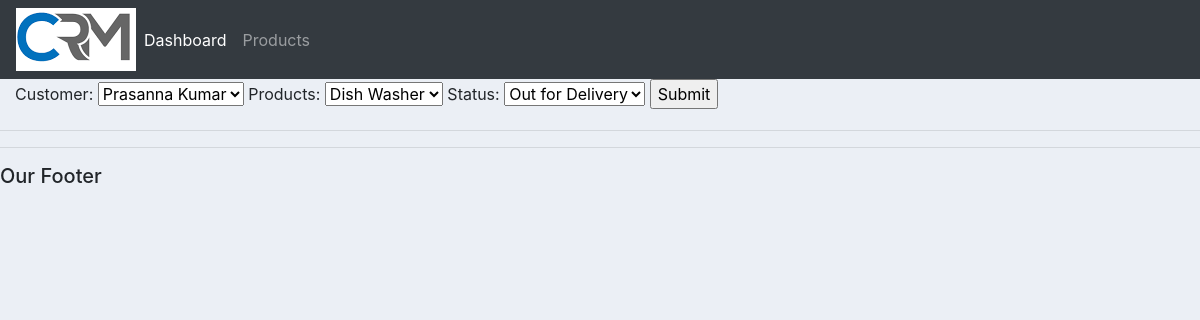
Page /update_order/8/ on the committed database.
### New_app1/models.py (models this page shows, shortened)
class Orders(models.Model):
    STATUS= (
        ('Pending', 'Pending'),
        ('Out for Delivery', 'Out for Delivery'),
        ('Delivered', 'Delivered')
    )
    customer=models.ForeignKey(Customer, null=True, on_delete=models.SET_NULL)
    products=models.ForeignKey(Products, null=True, on_delete=models.SET_NULL)
    status = models.CharField(max_length=200, null=True, choices=STATUS)
    date_created = models.DateField(auto_now_add=True, null=True)

### New_app1/views.py (the view)
# urls.py: path('update_order/<str:pk>/', views.update_order, name="update_order"),
def update_order(request, pk):
    order=Orders.objects.get(id=pk)
    form=Orderform(instance=order)
    if request.method == 'POST':
        form=Orderform(request.POST, instance=order)
        if form.is_valid():
            form.save()
            return redirect('/')
    context = {'form': form}
    return render(request, 'order_form.html', context)

### New_app1/forms.py
class Orderform(ModelForm):
    class Meta:
        model=Orders
        fields='__all__'

### New_app1/models.py (called while the page is built)
    def __str__(self):
        return self.name

    def __str__(self):
        return self.name

### Templates/order_form.html (shortened to what this page needs)
{% extends  'Main.html' %}
{% load static %}
{% block content %}
<form action="" method="POST">
        {{form}}
    <input type="submit" name="Submit">
</form>
{% endblock %}

### static/css/main.css (style rules this page uses)
body { background-color:#ebeff5; }

### rows in the picture
Orders: customer "Prasanna Kumar", products "Dish Washer", status "Out for Delivery"
